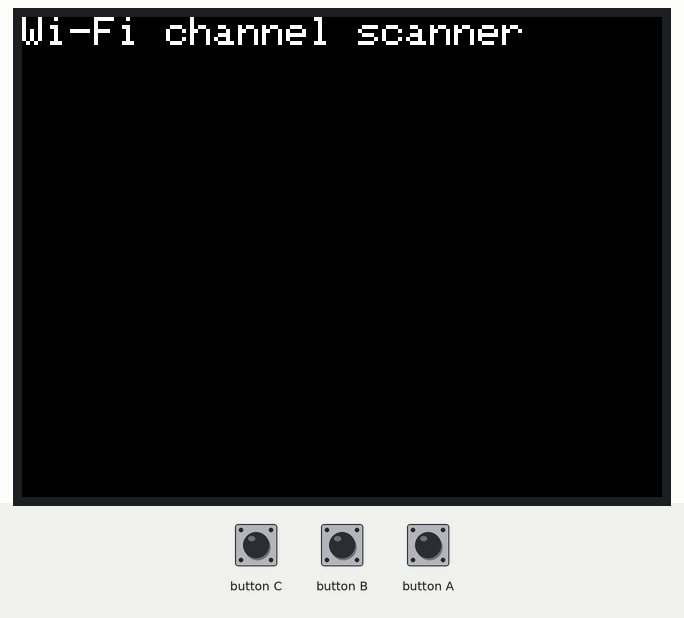
Recording of a sketch running on a simulated ESP32. Parts: 320×240 colour display. A WiFi scan finds three made-up networks.

Above: at 0.3 s.
At 2.3 s:
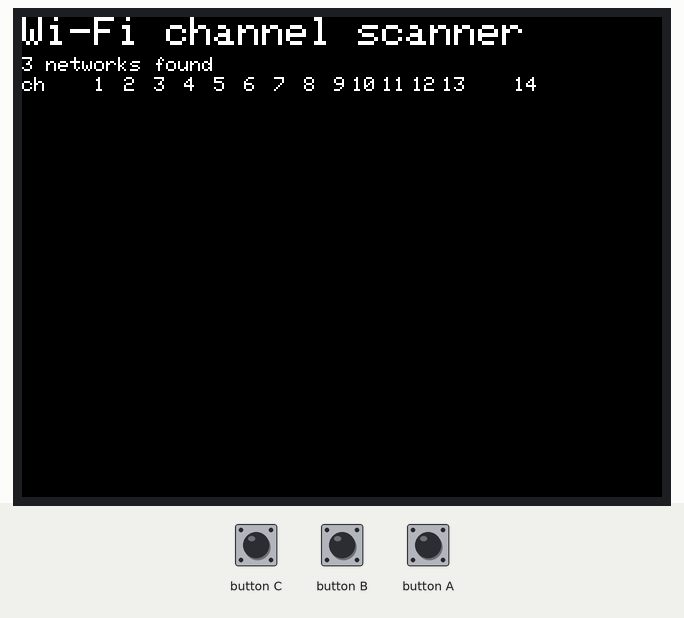
At 11.2 s:
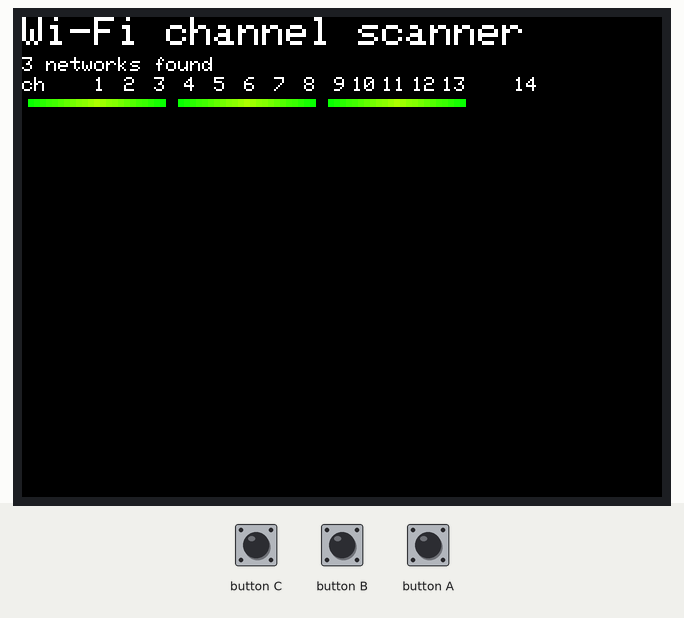
At 20.0 s:
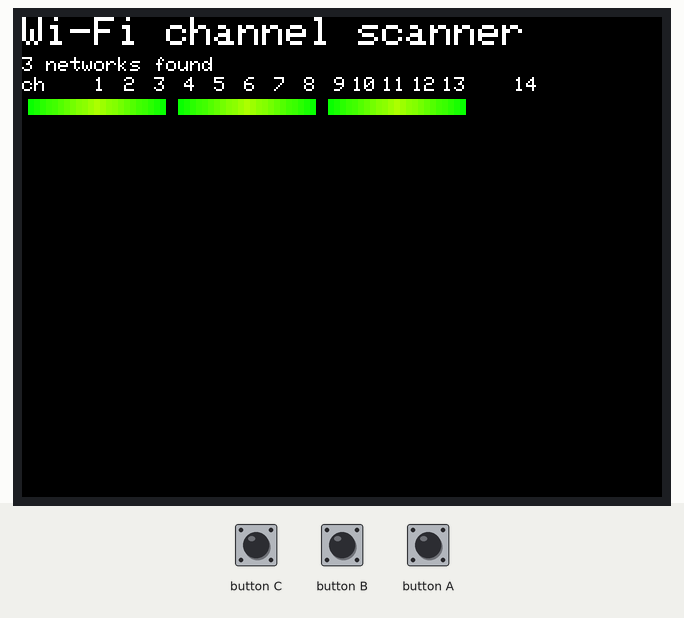
At 28.7 s:
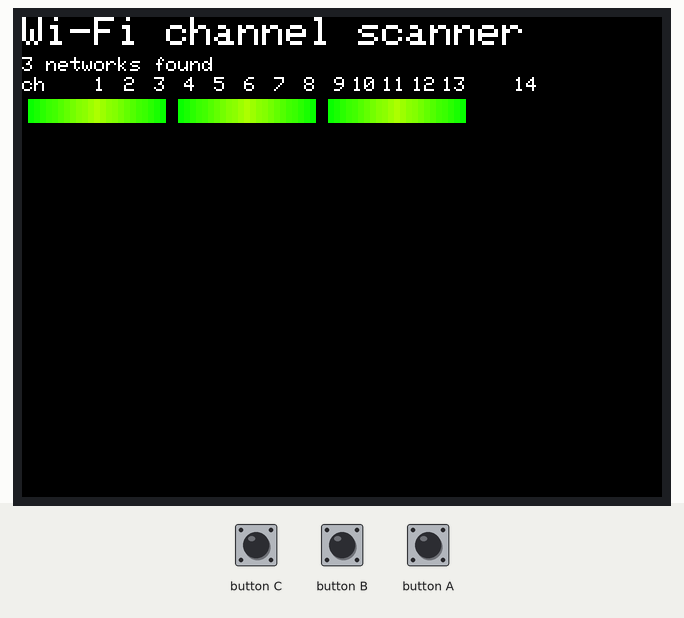
At 37.5 s:
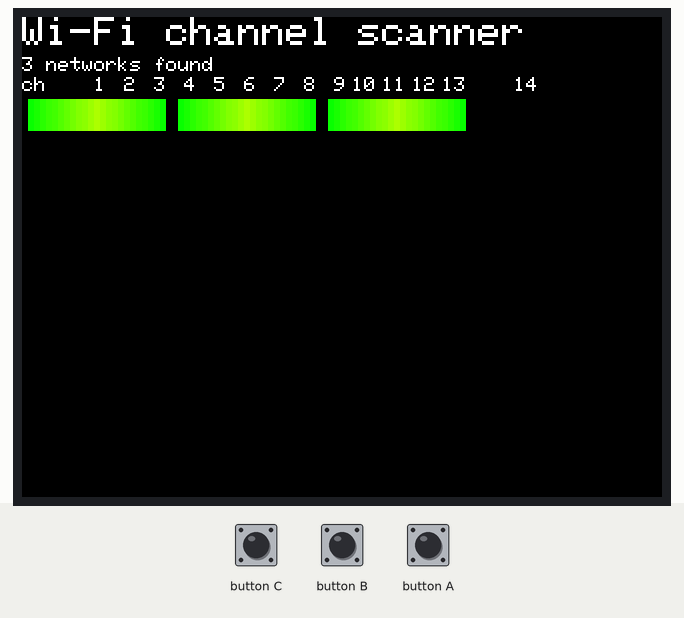

The sketch:

m5stack_wifi_scanner.ino
```cpp
#include "WiFi.h"

#include <M5Stack.h>


int rssi[200][14] = {0};

void setup() {
  // put your setup code here, to run once:
  M5.begin();
  WiFi.mode(WIFI_STA);
  WiFi.disconnect();
  delay(100);
  M5.Lcd.setCursor(0,0);
  M5.Lcd.setTextSize(2);
  M5.Lcd.print("Wi-Fi channel scanner");
  M5.Lcd.setTextSize(1);
}

void loop() {
  // put your main code here, to run repeatedly:
  int n = WiFi.scanNetworks();
 // M5.Lcd.clearDisplay();
    M5.Lcd.setCursor(0,30);
    M5.Lcd.print("ch");
  for (int i = 0; i < 13; i++) {
    M5.Lcd.setCursor(30 + i * 15, 30);
    M5.Lcd.printf("%2d", i + 1);
  }
  M5.Lcd.setCursor(246, 30);
  M5.Lcd.printf("%2d", 14);
  if (n == 0) {
    M5.Lcd.println("no networks found");
  }
  else {
    M5.Lcd.setCursor(0, 20);
    M5.Lcd.print(n);
    M5.Lcd.println(" networks found");


    for (int i = 199; i > 0; i--) {
      int freq[100] = {};
      //y axi
      for (int j = 0; j < 14; j++) {
        //make x
        rssi[i][j] = rssi[i - 1][j];
        if (rssi[i][j] > 0) {
          if (j < 14) {
            freq[7 + 5 * j] = rssi[i][j];
            for (int k = 1; k < 12; k++) {
              freq[7 + 5 * j + k] += freq[7 + 5 * j] * (12 - k) / 12;
              freq[7 + 5 * j - k] += freq[7 + 5 * j] * (12 - k) / 12;
            }
          }
          else {
            freq[84] = rssi[i][j];
            for (int k = 1; k < 12; k++) {
              freq[84 + k] += 12 - k;
              freq[84 - k] += 12 - k;
            }
          }
          //M5.Lcd.drawPixel(freq*3,i,rssi[i][j]);
        }
      }
      //make draw pixel
      for (int j = 0; j < 100; j++) {
        if (freq[j] > 200) {
          M5.Lcd.drawLine(j * 3, 40 + i, j * 3 + 3, 40 + i, 0xf800);
        } else if (freq[j] > 100) {
          M5.Lcd.drawLine(j * 3, 40 + i, j * 3 + 3, 40 + i, 0xf800 + (int(63 * (200 - freq[j]) / 100) << 5));
        } else if (freq[j] > 0) {
          M5.Lcd.drawLine(j * 3, 40 + i, j * 3 + 3, 40 + i, 0x07E0 + (int(31 * freq[j] / 100) << 11));
        }else{
          M5.Lcd.drawLine(j*3,40+i,j*3+3,40+i,0x0000);
        }
      }
    }

    for (int i = 0; i < 14; i++) {
      rssi[0][i] = 0;
    }

    for (int i = 0; i < n; ++i) {
      // Print SSID and RSSI for each network found
      /*M5.Lcd.print(i + 1);
        M5.Lcd.print(": ");
        M5.Lcd.print(WiFi.SSID(i));
        M5.Lcd.print(" ");
        M5.Lcd.print(WiFi.channel(i));
        M5.Lcd.print("CH");
        M5.Lcd.print(" (");
        M5.Lcd.print(WiFi.RSSI(i));
        M5.Lcd.print(")");
        M5.Lcd.println((WiFi.encryptionType(i) == WIFI_AUTH_OPEN) ? " " : "*");*/
      //M5.update();
      //delay(3);

      if (WiFi.channel(i) > -40) {
        rssi[0][WiFi.channel(i)] += 70;
      } else if (WiFi.channel(i) > -70) {
        rssi[0][WiFi.channel(i)] += 30;
      }
      else if (WiFi.channel(i) > -90) {
        rssi[0][WiFi.channel(i)] += 10;
      }
      else {
        rssi[0][WiFi.channel(i)] += 5;
      }
    }
    //for
  }
  //draw rssi
  M5.update();

}
```

Measured:
- what the display in image 0 shows lasts 2.0 s, from 0.3 s to 2.3 s
- what the display in image 1 shows lasts 2.3 s, from 2.3 s to 4.6 s
- what the display in image 2 shows lasts 2.2 s, from 11.2 s to 13.4 s
